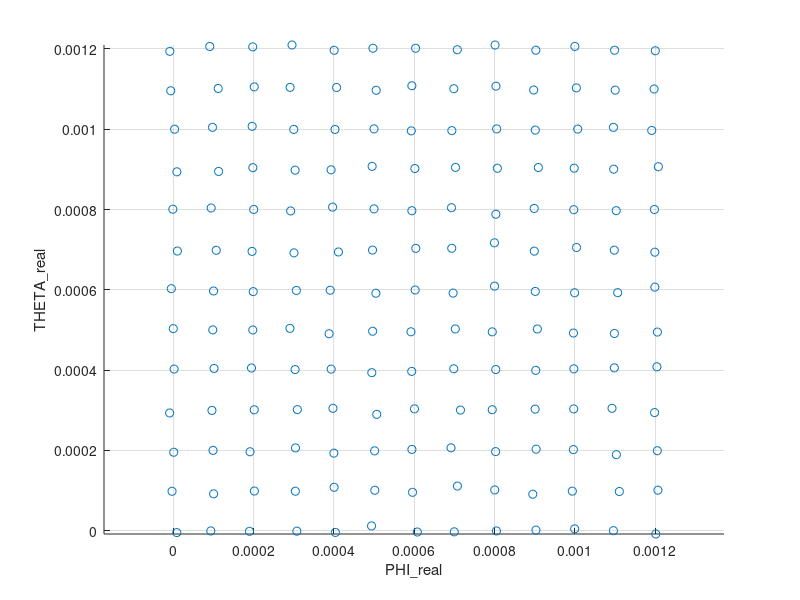
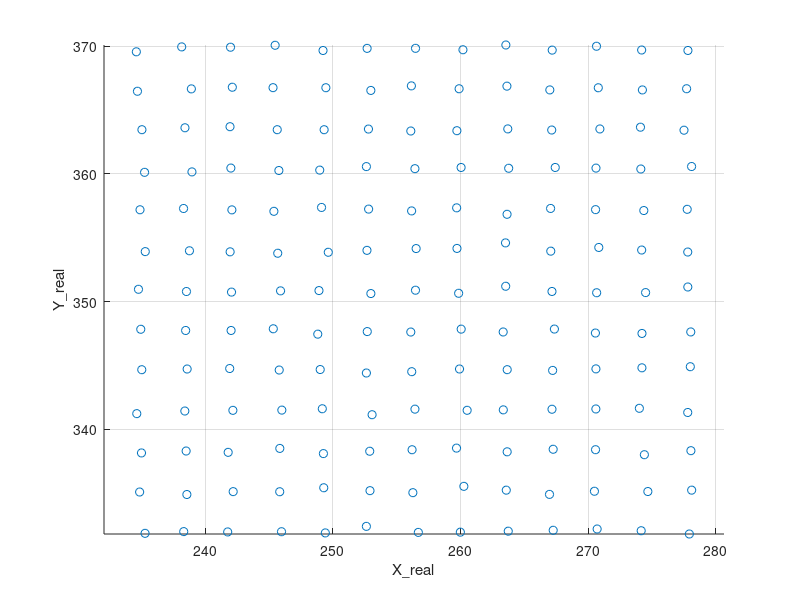

MATLAB code for these plots, in order:
close all
clear
clc
%% Set the truth values for coefficients
alpha_truth = 0.001553411; % rad
x_scale_truth = 35714.541454645;
y_scale_truth = 31453.441256551;
x_shift_truth = 235; % pixels
y_shift_truth = 332; % pixels
%% Set the range of phi/theta
phi = 0:100e-6:1200e-6; % 0urad:100urad:1200urad
theta = 0:100e-6:1200e-6; % 0urad:100urad:1200urad
[PHI,THETA] = meshgrid(phi,theta);
%% Add noise to phi/theta
PHI_real = PHI + randn(size(PHI))*5e-6; % Gaussian random noise with a sigma of 5urad
THETA_real = THETA + randn(size(THETA))*5e-6; % Gaussian random noise with a sigma of 5urad
%% Calculate x/y
rotation_matrix = [cos(alpha_truth),-sin(alpha_truth);sin(alpha_truth),cos(alpha_truth)];
scaling_matrix = [x_scale_truth,0;0,y_scale_truth];
shift_vector = [x_shift_truth;y_shift_truth];
X = zeros(size(PHI_real));
Y = zeros(size(THETA_real));
for index_phi = 1:length(phi)
    for index_theta = 1:length(theta)
        x_y = scaling_matrix*rotation_matrix*[PHI_real(index_phi,index_theta);THETA_real(index_phi,index_theta)] + shift_vector;
        X(index_phi,index_theta) = x_y(1);
        Y(index_phi,index_theta) = x_y(2);
    end
end
%% Add noise to the measurement
X_real = X + randn(size(X))*10e-6; % Gaussian random noise with a sigma of 10urad
Y_real = Y + randn(size(Y))*10e-6; % Gaussian random noise with a sigma of 10urad
%% Visualize the PHI_real_THETA_real
figure('Name','PHI_real_THETA_real','NumberTitle','off')
scatter(reshape(PHI_real,[length(phi)*length(theta),1]),reshape(THETA_real,[length(phi)*length(theta),1]))
xlabel('PHI\_real')
ylabel('THETA\_real')
axis equal
grid on
%% Visualize the X_real_Y_real
figure('Name','X_real_Y_real','NumberTitle','off')
scatter(reshape(X_real,[length(phi)*length(theta),1]),reshape(Y_real,[length(phi)*length(theta),1]))
xlabel('X\_real')
ylabel('Y\_real')
axis equal
grid on
%% Save the measurement
FAKE_DATA = [reshape(PHI_real,[length(phi)*length(theta),1]),reshape(THETA_real,[length(phi)*length(theta),1]),reshape(X_real,[length(phi)*length(theta),1]),reshape(Y_real,[length(phi)*length(theta),1])];
% save('FAKE_DATA','FAKE_DATA')
dlmwrite('FAKE_DATA.txt',FAKE_DATA)